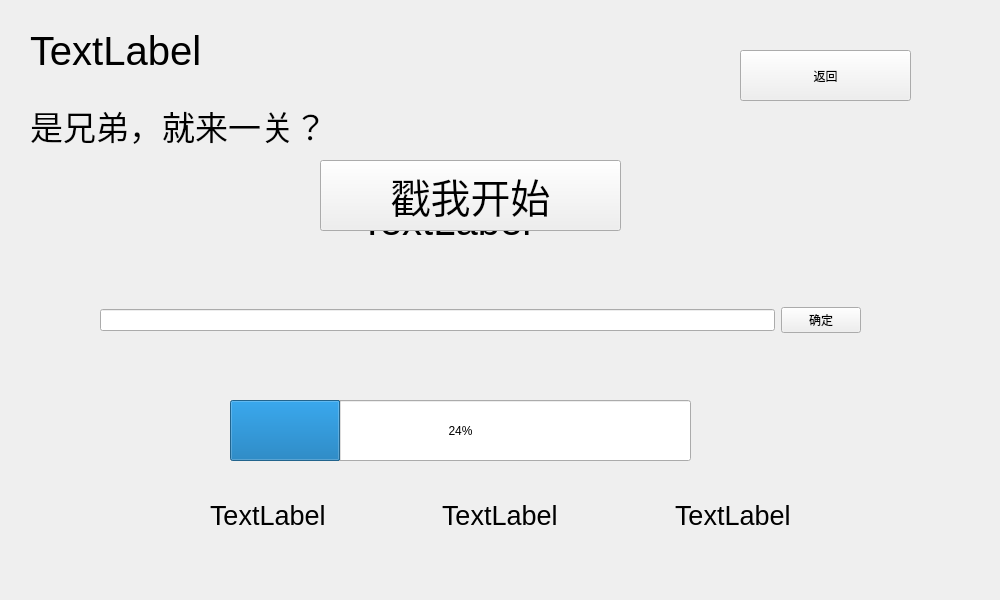
<?xml version="1.0" encoding="UTF-8"?>
<ui version="4.0">
 <class>Play_scene</class>
 <widget class="QWidget" name="Play_scene">
  <property name="geometry">
   <rect>
    <x>0</x>
    <y>0</y>
    <width>1000</width>
    <height>600</height>
   </rect>
  </property>
  <property name="minimumSize">
   <size>
    <width>1000</width>
    <height>600</height>
   </size>
  </property>
  <property name="maximumSize">
   <size>
    <width>1000</width>
    <height>600</height>
   </size>
  </property>
  <property name="windowTitle">
   <string>Form</string>
  </property>
  <widget class="QLabel" name="label">
   <property name="geometry">
    <rect>
     <x>30</x>
     <y>30</y>
     <width>281</width>
     <height>41</height>
    </rect>
   </property>
   <property name="font">
    <font>
     <pointsize>30</pointsize>
    </font>
   </property>
   <property name="text">
    <string>TextLabel</string>
   </property>
  </widget>
  <widget class="QLabel" name="label_2">
   <property name="geometry">
    <rect>
     <x>30</x>
     <y>90</y>
     <width>381</width>
     <height>71</height>
    </rect>
   </property>
   <property name="font">
    <font>
     <pointsize>25</pointsize>
    </font>
   </property>
   <property name="text">
    <string>是兄弟，就来一关？</string>
   </property>
  </widget>
  <widget class="QProgressBar" name="progressBar">
   <property name="geometry">
    <rect>
     <x>230</x>
     <y>400</y>
     <width>461</width>
     <height>61</height>
    </rect>
   </property>
   <property name="value">
    <number>24</number>
   </property>
  </widget>
  <widget class="QLabel" name="word">
   <property name="geometry">
    <rect>
     <x>360</x>
     <y>180</y>
     <width>601</width>
     <height>81</height>
    </rect>
   </property>
   <property name="font">
    <font>
     <pointsize>30</pointsize>
    </font>
   </property>
   <property name="text">
    <string>TextLabel</string>
   </property>
  </widget>
  <widget class="QWidget" name="widget" native="true">
   <property name="geometry">
    <rect>
     <x>100</x>
     <y>240</y>
     <width>761</width>
     <height>161</height>
    </rect>
   </property>
   <layout class="QHBoxLayout" name="horizontalLayout">
    <item>
     <widget class="QLineEdit" name="input"/>
    </item>
    <item>
     <widget class="QPushButton" name="pushButton">
      <property name="text">
       <string>确定</string>
      </property>
     </widget>
    </item>
   </layout>
  </widget>
  <widget class="QWidget" name="widget_2" native="true">
   <property name="geometry">
    <rect>
     <x>380</x>
     <y>330</y>
     <width>126</width>
     <height>44</height>
    </rect>
   </property>
   <layout class="QHBoxLayout" name="horizontalLayout_2"/>
  </widget>
  <widget class="QPushButton" name="start">
   <property name="geometry">
    <rect>
     <x>320</x>
     <y>160</y>
     <width>301</width>
     <height>71</height>
    </rect>
   </property>
   <property name="font">
    <font>
     <pointsize>30</pointsize>
    </font>
   </property>
   <property name="text">
    <string>戳我开始</string>
   </property>
  </widget>
  <widget class="QPushButton" name="exitsel">
   <property name="geometry">
    <rect>
     <x>740</x>
     <y>50</y>
     <width>171</width>
     <height>51</height>
    </rect>
   </property>
   <property name="text">
    <string>返回</string>
   </property>
  </widget>
  <widget class="QWidget" name="widget_3" native="true">
   <property name="geometry">
    <rect>
     <x>210</x>
     <y>480</y>
     <width>691</width>
     <height>71</height>
    </rect>
   </property>
   <layout class="QHBoxLayout" name="horizontalLayout_3">
    <item>
     <widget class="QLabel" name="cur_jy">
      <property name="font">
       <font>
        <pointsize>20</pointsize>
       </font>
      </property>
      <property name="text">
       <string>TextLabel</string>
      </property>
     </widget>
    </item>
    <item>
     <widget class="QLabel" name="cornum">
      <property name="font">
       <font>
        <pointsize>20</pointsize>
       </font>
      </property>
      <property name="text">
       <string>TextLabel</string>
      </property>
     </widget>
    </item>
    <item>
     <widget class="QLabel" name="cnttopass">
      <property name="font">
       <font>
        <pointsize>20</pointsize>
       </font>
      </property>
      <property name="text">
       <string>TextLabel</string>
      </property>
     </widget>
    </item>
   </layout>
  </widget>
 </widget>
 <resources/>
 <connections/>
</ui>
